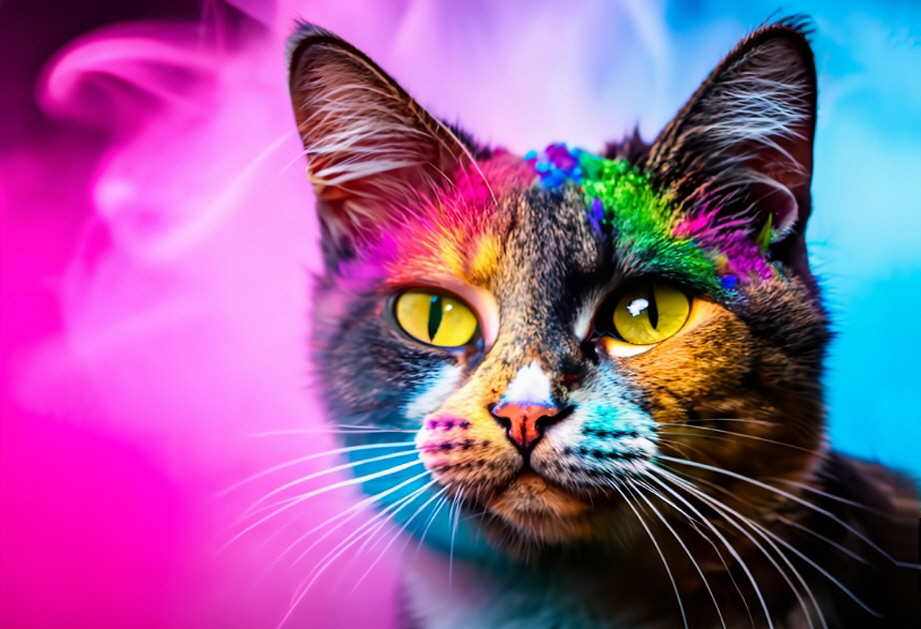
#> input picture 09.OpenCv/image/cat.jpg, 921 x 629 px, given in place of cat.png, which was not available
$ jupyter execute cv_img_resize.ipynb   (text cells are left out)
#> lines starting #> are read from the running program, lines starting #| are printed output that depends on the picture; pictures that were not available may be replaced by others from this repository, and a replacement may not be noted
[cell 1]
## [1-1] 모듈 로딩
import cv2                           # 컴퓨터비젼 모듈
import numpy as np                   # 이미지 데이터 저장 모듈
import matplotlib.pyplot as plt      # 시각화 모듈
import os                            # 파일, 폴더, 경로 관련 모듈

[cell 2]
## [1-2] 데이터 준비
IMG_DIR  = '../data/image/'
FILENAME = 'cat.png'

[cell 3]
## 로딩 : 경로+파일명
colorIMG=cv2.imread(IMG_DIR+FILENAME, cv2.IMREAD_COLOR)
#> colorIMG is the input picture: shape (629, 921, 3); mean B, G, R 151.2, 92.9, 147.5

[cell 4]
## 정보확인
if colorIMG is None:
    print(f"{colorIMG} :이미지 체크")
else:
    print(f'{FILENAME}')
    print(f'형태:{colorIMG.shape}    차원:{colorIMG.ndim}D')
#| 형태:(629, 921, 3)    차원:3D

## 이미지 형태 : (행,  열, 채널)

[cell 5]
## [3-1] 이미지 축소 => 보간법 : cv2.INTER_AREA
##        이미지데이터, (축소w, h)
downIMG = cv2.resize(colorIMG, (100,100), interpolation=cv2.INTER_AREA)
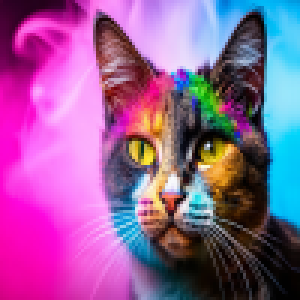
#> downIMG: shape (100, 100, 3) (shown 3 times larger); mean B, G, R 151.2, 92.9, 147.5

print(f'형태:{downIMG.shape}    차원:{downIMG.ndim}D')
#| 형태:(100, 100, 3)    차원:3D

[cell 6]
## [3-2] 이미지 확대 => 보간법 : cv2.INTER_LINEAR, cv2.INTER_CUBIC
##       이미지데이터, (확대w, h)
upIMG = cv2.resize(colorIMG, (320,320), interpolation=cv2.INTER_LINEAR)
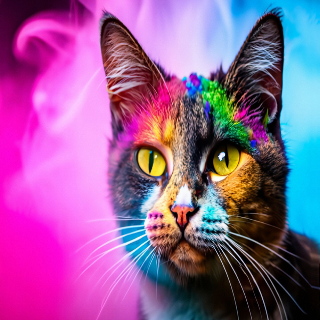
#> upIMG: shape (320, 320, 3); mean B, G, R 151.1, 92.8, 147.4

print(f'{colorIMG.shape} ==>  형태:{upIMG.shape}    차원:{upIMG.ndim}D')
#| (629, 921, 3) ==>  형태:(320, 320, 3)    차원:3D

[cell 7]
## [3-3] 축소, 원본, 확대 이미지 출력
cv2.imshow('[SMALL]', downIMG)
cv2.imshow('[ORIGINAL]', colorIMG)
cv2.imshow('[BIG]', upIMG)

# 이벤트 처리
cv2.waitKey()   # 무한대기
cv2.destroyAllWindows()

[cell 8]
## 시각화 기능 함수
def drawImage(row, col, imgList):
#> called with row = 1, col = 3
    fig, axes  = plt.subplots(row, col)
    axes = axes.flatten() if col >= 2 else [axes]

    for ax, img in zip(axes, imgList):
        ax.imshow(img)
        ax.set_title(f'{img.shape}')
#> this loop made 3 passes

    plt.tight_layout() # 보기 좋게 행과 열의 간격 띄우기
    plt.show()
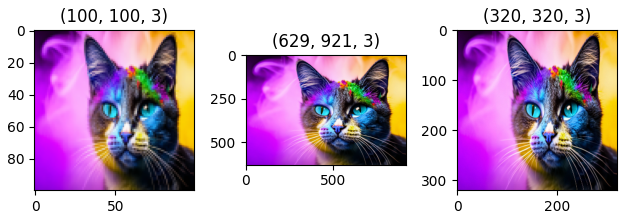
#> figure drawn by matplotlib, 3 panels; B, G, R data is drawn as R, G, B

[cell 9]
## 시각화
drawImage(1, 3, [downIMG, colorIMG, upIMG])

[cell 10]
## -------------------------------------------------------
## - opencv 채널 순서 BGR ===> 일반 채널 순서 RGB  변환
##   * cv2.cvtColor(이미지데이터, 변형 형식)
##   * BGR ==> RGB : cv2.COLOR_BGR2RGB
## -------------------------------------------------------
downIMG2  = cv2.cvtColor(downIMG,  cv2.COLOR_BGR2RGB)
colorIMG2 = cv2.cvtColor(colorIMG, cv2.COLOR_BGR2RGB)
upIMG2    = cv2.cvtColor(upIMG,    cv2.COLOR_BGR2RGB)

## -------------------------------------------------------
## 시각화
## -------------------------------------------------------
drawImage(1, 3, [downIMG2, colorIMG2, upIMG2])
#> call 2 of drawImage, with row = 1, col = 3
#> the loop in drawImage (call 2), `for ax, img in zip(axes, imgList):` made 3 passes
#> in drawImage (call 2), `plt.show()`:
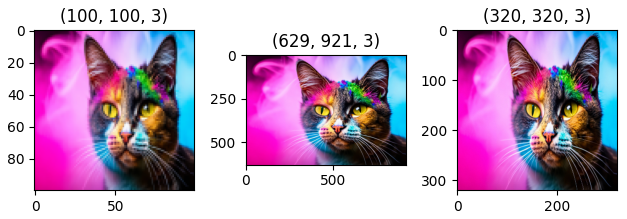
#> figure drawn by matplotlib, 3 panels

[cell 11]
## [5-0] 현재 이미지 크기
H, W, _ = colorIMG.shape
#> H = 629; W = 921

print(f'현재 이미지 H : {H},  W : {W}')
#| 현재 이미지 H : 629,  W : 921

[cell 12]
## [5-1] 이미지 축소 => 보간법 : cv2.INTER_AREA
##       이미지데이터, (0,0), fx=값<1.0, fy=값<1.0
downIMG = cv2.resize(colorIMG, dsize=(0,0), fx=0.2,  fy=0.2, interpolation=cv2.INTER_AREA)
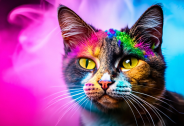
#> downIMG: shape (126, 184, 3); mean B, G, R 151.1, 92.7, 147.6

print(f'형태:{downIMG.shape}    차원:{downIMG.ndim}D')
#| 형태:(126, 184, 3)    차원:3D

[cell 13]
## [5-2] 이미지 확대 => 보간법 : cv2.INTER_LINEAR, cv2.INTER_CUBIC
##       이미지데이터, (0,0), fx=값>1.0, fy=값>1.0
upIMG = cv2.resize(colorIMG, dsize=(0,0),  fx=1.7,  fy=1.2, interpolation=cv2.INTER_CUBIC)
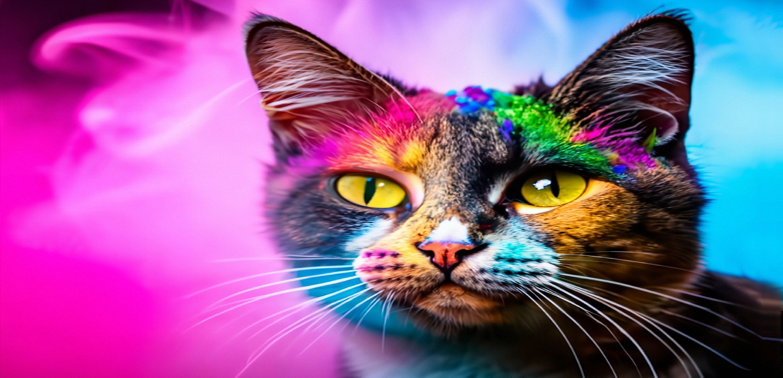
#> upIMG: shape (755, 1566, 3) (shown at 1/2 size); mean B, G, R 151.2, 92.9, 147.5

print(f'형태:{upIMG.shape}    차원:{upIMG.ndim}D')
#| 형태:(755, 1566, 3)    차원:3D

[cell 14]
## -------------------------------------------------------
## - opencv 채널 순서 BGR ===> 일반 채널 순서 RGB  변환
##   * cv2.cvtColor(이미지데이터, 변형 형식)
##   * BGR ==> RGB : cv2.COLOR_BGR2RGB
## -------------------------------------------------------
downIMG2  = cv2.cvtColor(downIMG,  cv2.COLOR_BGR2RGB)
#> downIMG2: shape (126, 184, 3)
colorIMG2 = cv2.cvtColor(colorIMG, cv2.COLOR_BGR2RGB)
upIMG2    = cv2.cvtColor(upIMG,    cv2.COLOR_BGR2RGB)
#> upIMG2: shape (755, 1566, 3)

## -------------------------------------------------------
## 시각화
## -------------------------------------------------------
drawImage(1, 3, [downIMG2, colorIMG2, upIMG2])

$ run again, with 09.OpenCv/image/Dog_test.jpg copied over 09.OpenCv/image/cat.jpg
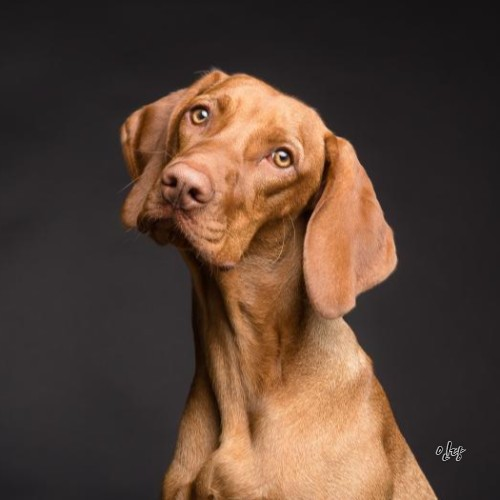
#> input picture 09.OpenCv/image/Dog_test.jpg, 500 x 500 px, given in place of cat.png, which was not available
#> colorIMG is the input picture: shape (500, 500, 3); mean B, G, R 53.2, 65.9, 87.2
#| 형태:(500, 500, 3)    차원:3D
#| 형태:(100, 100, 3)    차원:3D
#| (500, 500, 3) ==>  형태:(320, 320, 3)    차원:3D
#> the loop in drawImage, `for ax, img in zip(axes, imgList):` made 3 passes
#> the loop in drawImage (call 2), `for ax, img in zip(axes, imgList):` made 3 passes
#> in drawImage (call 2), `plt.show()`:
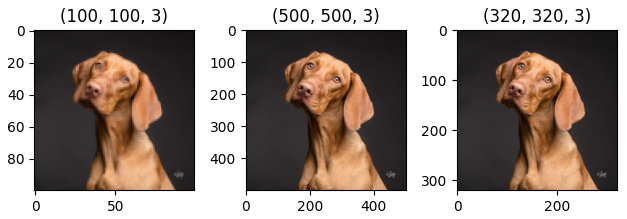
#> figure drawn by matplotlib, 3 panels
#| 현재 이미지 H : 500,  W : 500
#| 형태:(100, 100, 3)    차원:3D
#> `upIMG = cv2.resize(colorIMG, dsize=(0,0),  fx=1.7,  fy=1.2, interpolat..`:
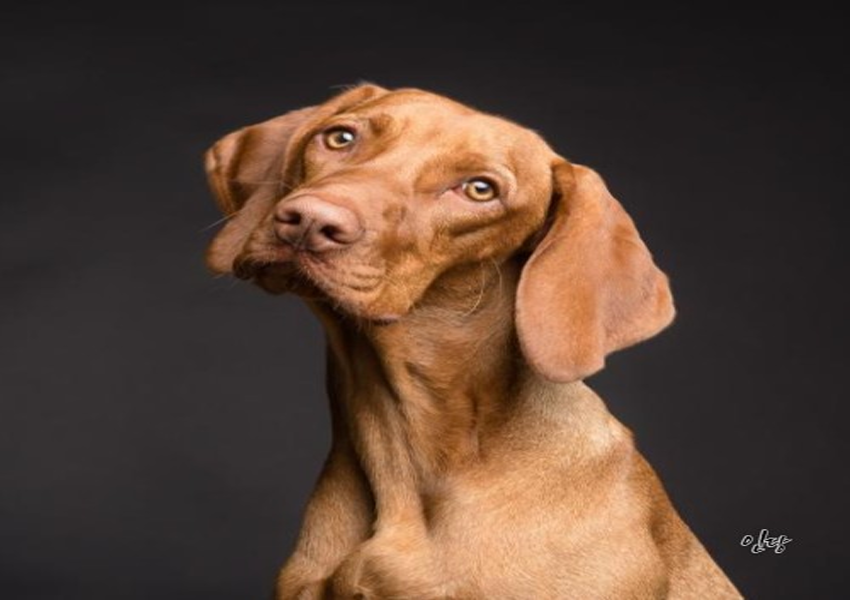
#> upIMG: shape (600, 850, 3); mean B, G, R 53.2, 65.9, 87.2
#| 형태:(600, 850, 3)    차원:3D

$ run again, with 09.OpenCv/image/copyimage612x612.jpg copied over 09.OpenCv/image/cat.jpg
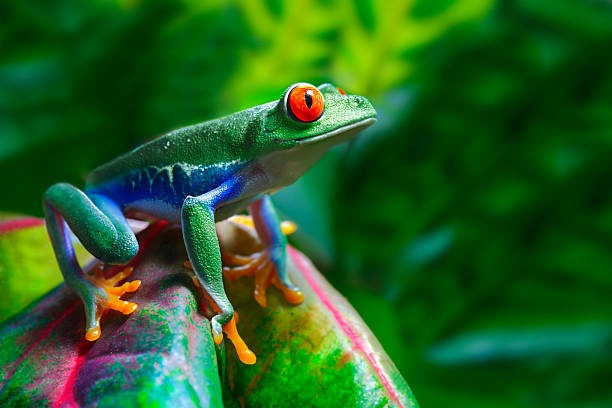
#> input picture 09.OpenCv/image/copyimage612x612.jpg, 612 x 408 px, given in place of cat.png, which was not available
#> colorIMG is the input picture: shape (408, 612, 3); mean B, G, R 34.1, 94.3, 36.6
#| 형태:(408, 612, 3)    차원:3D
#| 형태:(100, 100, 3)    차원:3D
#> `upIMG = cv2.resize(colorIMG, (320,320), interpolation=cv2.INTER_LINEAR)`:
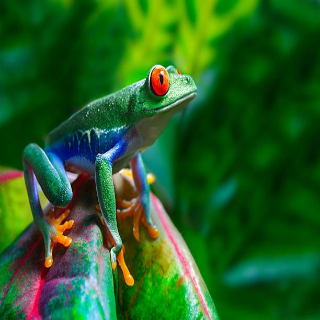
#> upIMG: shape (320, 320, 3); mean B, G, R 34, 94.2, 36.5
#| (408, 612, 3) ==>  형태:(320, 320, 3)    차원:3D
#> the loop in drawImage, `for ax, img in zip(axes, imgList):` made 3 passes
#> the loop in drawImage (call 2), `for ax, img in zip(axes, imgList):` made 3 passes
#| 현재 이미지 H : 408,  W : 612
#| 형태:(82, 122, 3)    차원:3D
#> `upIMG = cv2.resize(colorIMG, dsize=(0,0),  fx=1.7,  fy=1.2, interpolat..`:
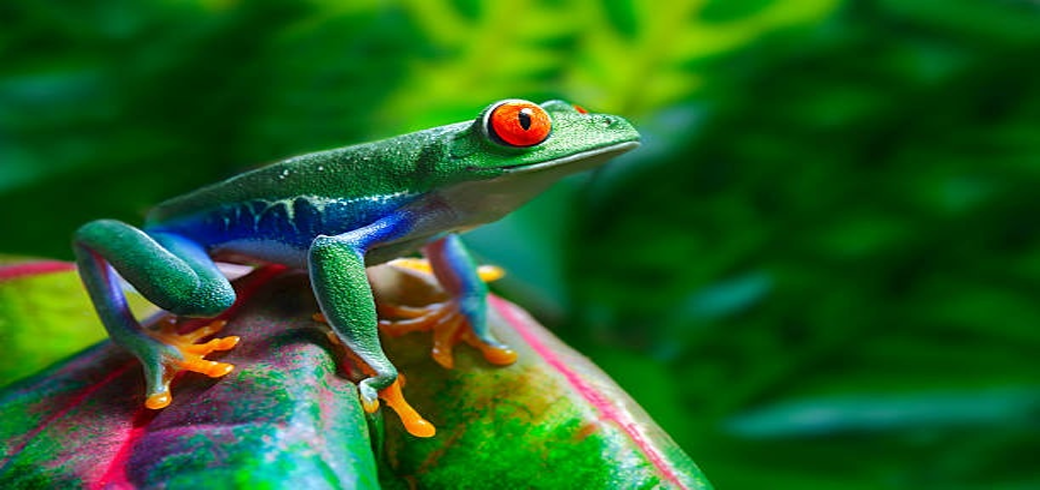
#> upIMG: shape (490, 1040, 3); mean B, G, R 34.1, 94.3, 36.6
#| 형태:(490, 1040, 3)    차원:3D

$ run again, with 09.OpenCv/image/image3.png saved as 09.OpenCv/image/cat.jpg
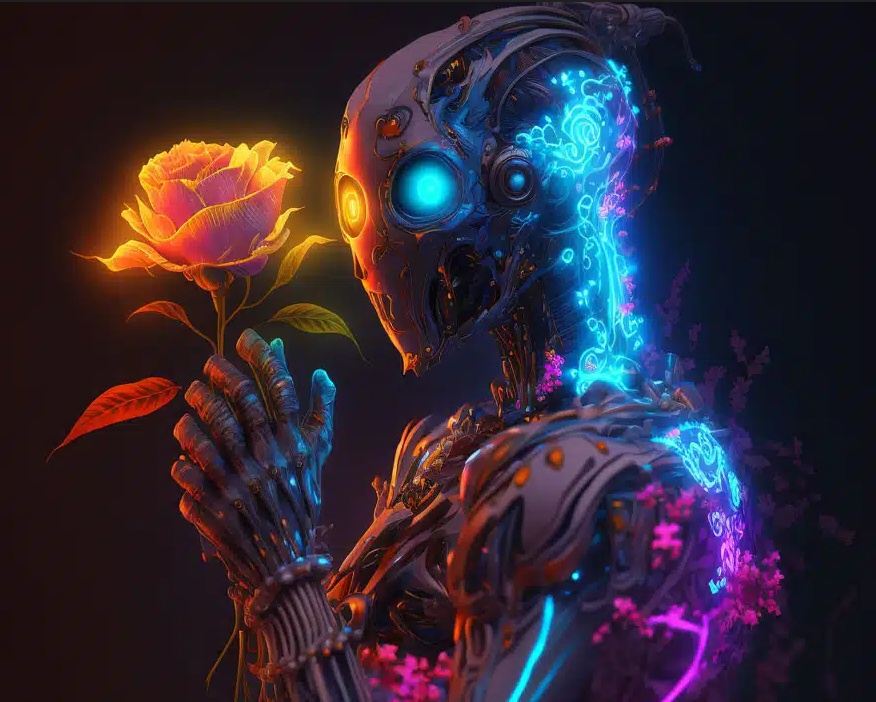
#> input picture 09.OpenCv/image/image3.png, 876 x 702 px, given in place of cat.png, which was not available
#> colorIMG is the input picture: shape (702, 876, 3); mean B, G, R 53.1, 40.4, 51.2
#| 형태:(702, 876, 3)    차원:3D
#| 형태:(100, 100, 3)    차원:3D
#> `upIMG = cv2.resize(colorIMG, (320,320), interpolation=cv2.INTER_LINEAR)`:
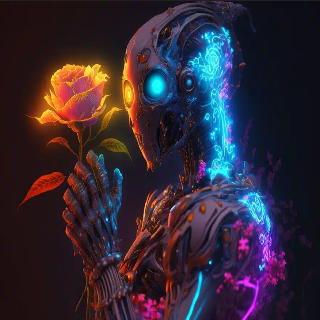
#> upIMG: shape (320, 320, 3); mean B, G, R 53.1, 40.3, 51.2
#| (702, 876, 3) ==>  형태:(320, 320, 3)    차원:3D
#> the loop in drawImage, `for ax, img in zip(axes, imgList):` made 3 passes
#> the loop in drawImage (call 2), `for ax, img in zip(axes, imgList):` made 3 passes
#| 현재 이미지 H : 702,  W : 876
#| 형태:(140, 175, 3)    차원:3D
#> `upIMG = cv2.resize(colorIMG, dsize=(0,0),  fx=1.7,  fy=1.2, interpolat..`:
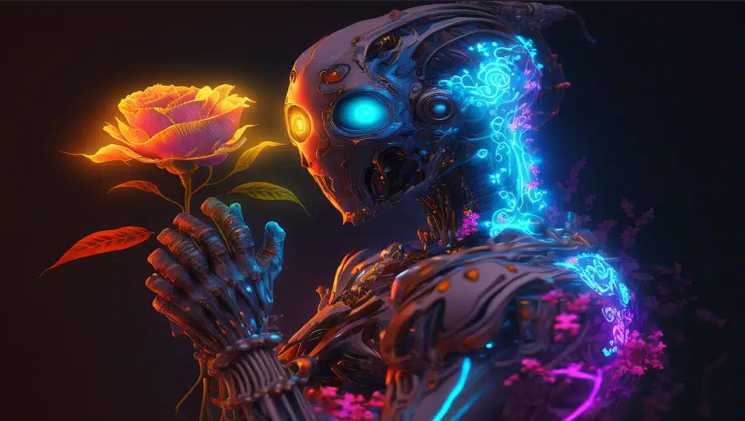
#> upIMG: shape (842, 1489, 3) (shown at 1/2 size); mean B, G, R 53.2, 40.4, 51.2
#| 형태:(842, 1489, 3)    차원:3D
